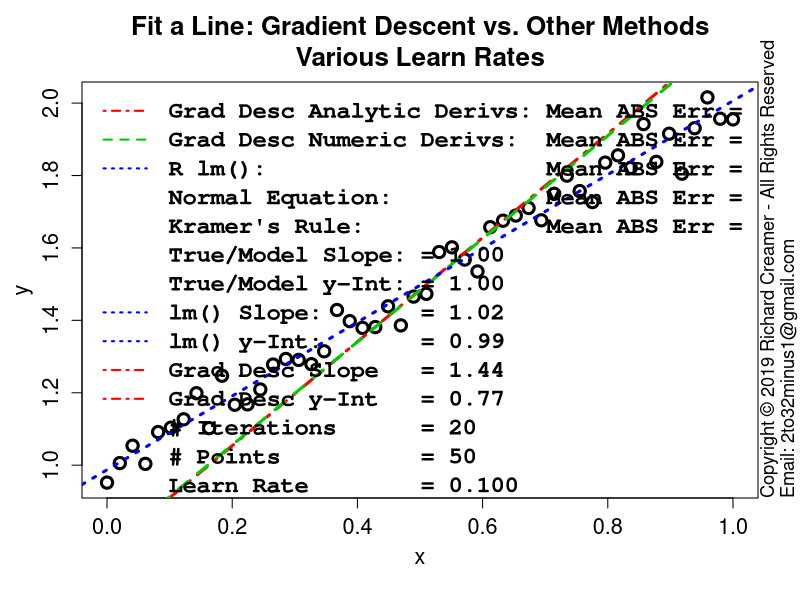

Recreate this plot in R.
##############################################################
### Copyright (c) Richard Creamer 2019 - All Rights Reserved
### Inquiries: email 2to32minus1@gmail.com
##############################################################

### Globals
fontScale = 1.2    # Global font size variable
lf        = 1.2    # Enlarge font of plot labels
verbose   = FALSE  # Verbose printing
lw        = 2      # Line width
xMargin   = 1      # X-axis margin for plots
yMargin   = 1      # Y-axis margin for plots
de        = 0.01   # Small constant for estimating derivatives numerically
smlPts    = 1      # Small  data point/circle
medPts    = 1.5    # Medium data point/circle
lrgPts    = 2.0    # Large  data point/circle

### Run this function to generate this plot
runFunc = function() {
	dw = 1000
	dh = 750	
	path = "D:/Code/R/LeastSquaresPlay/PlotsAndAssocCode/Plot23/"
	f = fitLineGradientDescentVsOthers	
	numPts = 50; width=1200; height = 1200	
	subTitle = "Various Learn Rates"
	savePngVerbose( paste( path, "Plot23.png", sep="" ), f, w=width, h=height, un="px", nIter=20, learnRate=0.1,  nPts=numPts, subTitle=subTitle )
}

### Use Gradient Descent and other methods to fit a line to data
fitLineGradientDescentVsOthers = function( nIter=100, learnRate=.01, nPts=10, drawContourPlot=FALSE, subTitle="" ) {
	set.seed( 3 )
	lmColor = "blue"
	exactDerivGdColor = "red"
	numDerivGdColor = "green3"
	trueM = 1
	trueB = 1
	coeff = c( trueB, trueM )
	x = seq( from=0, to=1, length=nPts )
	y = trueM * x + trueB + rnorm( length(x), sd=0.05 )
	xLimits = axisLimits( x )
	yLimits = axisLimits( y )	
	guesses = list( yInt=1.5, slope=2 )
	bEst = guesses$yInt
	mEst = guesses$slope
	bEstNum = guesses$yInt
	mEstNum = guesses$slope
	dm = 0
	db = 0
	histM = c( mEst )
	histB = c( bEst )
	numHistM = c( mEst )
	numHistB = c( bEst )
	# Gradient descent iteration using analytic and numeric derivatives
	for ( i in 1:nIter ) {
		# Analytic derivatives
		dm      = meanLineDeDm( x, y, mEst, bEst )
		db      = meanLineDeDb( x, y, mEst, bEst )
		mEst    = mEst - learnRate * dm
		bEst    = bEst - learnRate * db
		histM[length(histM)+1] = mEst
		histB[length(histB)+1] = bEst
		# Numerica estimates of derivatives
		dmNum   = lineDeDmNum( x, y, mEstNum, bEstNum ) # numerically estimated derivatives
		dbNum   = lineDeDbNum( x, y, mEst, bEstNum )
		mEstNum = mEstNum - learnRate * dmNum
		bEstNum = bEstNum - learnRate * dbNum
		numHistM[length(numHistM)+1] = mEstNum
		numHistB[length(numHistB)+1] = bEstNum
	}
	
	defTitle = "Fit a Line: Gradient Descent vs. Other Methods"
	plotTitle = if ( subTitle != "" ) sprintf( "%s\n%s", defTitle, subTitle ) else defTitle
	plot( x, y, main=plotTitle, cex=medPts,
		  xlab="", ylab="", lwd=lw+1, cex.main=1.3*fontScale, cex.axis=1.3 )	
	addAxisLabels( "x", "y" )
	
	# Now employ other methods to fit line
	ne = normalEq( x, y )               # 1) Normal Equation
	kr = fitLineKramersRule( x, y )     # 2) Solve linear system via Kramer's Rule
	lmFit = lm( y ~ x )                 # 3) Built-in lm() function
	lmB = lmFit$coefficients[1]
	lmM = lmFit$coefficients[2]
	lmMeanAbsErr =  (1/length(x))*sum( abs( lmFit$residuals ) )
	abline( bEst, mEst, col=exactDerivGdColor, lwd=lw+1, lty=4 )
	abline( bEstNum, mEstNum, col=numDerivGdColor, lwd=lw+1, lty=2 )
	abline( lmB, lmM, col=lmColor, lwd=lw+1, lty=3 )
	adMeanAbsErr = meanLineAbsErr( x, y, mEst, bEst)
	ndMeanAbsErr = meanLineAbsErr( x, y, mEstNum, bEstNum)
	krMeanAbsErr = meanLineAbsErr( x, y, kr$m, kr$b )
	neMeanAbsErr = meanLineAbsErr( x, y, ne[2], ne[1] )
	if ( verbose ) {
		print( sprintf( "Run params:" ) )
		print( sprintf( "    trueM     = %.2f", trueM ) )
		print( sprintf( "    trueB     = %.2f", trueB ) )
		print( sprintf( "    guessB    = %.2f", guesses$yInt ) )
		print( sprintf( "    guessM    = %.2f", guesses$slope ) )
		print( sprintf( "    nPts      = %d",   nPts ) )
		print( sprintf( "    learnRate = %.4f", learnRate ) )
		print( sprintf( "    nIter     = %d",   nIter ) )
		print( "Results:" )
		print( sprintf( "    True Model (noise added): slope = %.3f  yInt = %.3f", trueM, trueB ) )
		print( sprintf( "    Analytic Derivs:          slope = %.3f  yInt = %.3f  Mean ABS Error = %.3f", mEst,    bEst,    adMeanAbsErr ) )
		print( sprintf( "    Numeric Derivs:           slope = %.3f  yInt = %.3f  Mean ABS Error = %.3f", mEstNum, bEstNum, ndMeanAbsErr ) )
		print( sprintf( "    Kramer's Rule:            slope = %.3f  yInt = %.3f  Mean ABS Error = %.3f", kr$b,    kr$m,    krMeanAbsErr ) )
		print( sprintf( "    R lm():                   slope = %.3f  yInt = %.3f  Mean ABS Error = %.3f", lmB,     lmM,     lmMeanAbsErr ) )
		print( sprintf( "    Normal Equation:          slope = %.3f  yInt = %.3f  Mean ABS Error = %.3f", ne[1],   ne[2],   neMeanAbsErr ) )
	}	
	parSave = par( family="mono", font=2 )
	legText = c( sprintf( "Grad Desc Analytic Derivs: Mean ABS Err = %.4f", adMeanAbsErr ),
				 sprintf( "Grad Desc Numeric Derivs:  Mean ABS Err = %.4f", ndMeanAbsErr ),
				 sprintf( "R lm():                    Mean ABS Err = %.4f", lmMeanAbsErr ),
				 sprintf( "Normal Equation:           Mean ABS Err = %.4f", neMeanAbsErr ),
				 sprintf( "Kramer's Rule:             Mean ABS Err = %.4f", krMeanAbsErr ),
				 sprintf( "True/Model Slope: = %.2f", trueM ),
				 sprintf( "True/Model y-Int: = %.2f", trueB ),
				 sprintf( "lm() Slope:       = %.2f", lmM ),
				 sprintf( "lm() y-Int:       = %.2f", lmB ),
				 sprintf( "Grad Desc Slope   = %.2f", mEst ),
				 sprintf( "Grad Desc y-Int   = %.2f", bEst ),
				 sprintf( "# Iterations      = %d",   nIter ),
				 sprintf( "# Points          = %d",   nPts ),
				 sprintf( "Learn Rate        = %.3f", learnRate ) )
	legClrs = c( exactDerivGdColor, numDerivGdColor, lmColor, "transparent", "transparent", "transparent",
				 "transparent", lmColor, lmColor, exactDerivGdColor, exactDerivGdColor, "transparent", "transparent", "transparent" )
	legLtys = c( 4, 2, 3, 0, 0, 0, 0, 3, 3, 4, 4, 0, 0, 0 )
	legend( "topleft", legend=legText, col=legClrs, lty=legLtys, lwd=lw, inset = c(0.0,0.0),
			bg="transparent", box.col="transparent", cex=1.2*fontScale, text.font=2 )
	par( parSave ) # Restore prior font
	
	if ( drawContourPlot )
		plotLineGradDescParamTrails( x, y, meanLineSsdErr, trueM, trueB, numHistM, numHistB,
									 takeSqrtError=FALSE, nIter=nIter, meanAbsFitError=adMeanAbsErr )	
}

### Slightly more reusable cost function plot + parameter evolution trails
### y-intercept maps to x-axis, slope maps to y-axis
plotLineGradDescParamTrails = function( x, y, errorFunc, modelM, modelB, histM, histB, takeSqrtError=TRUE, nIter, meanAbsFitError ) {
	nc = 200
	nr = 200	
	# Make contour plot region slightly larger than M and B parameter trails
	minM = min( histM ) * 0.8
	maxM = max( histM ) * 1.2
	minB = min( histB ) * 0.8
	maxB = max( histB ) * 1.2
	# Adjust these limits so that ***if plot is square*** the trails are perpendicular to contour lines
	deltaM = maxM - minM
	deltaB = maxB - minB
	gap = abs( deltaM - deltaB )
	if ( deltaM > deltaB ) {
		minB = minB - gap/2
		maxB = maxB + gap/2
	} else {
		minM = minM - gap/2
		maxM = maxM + gap/2
	}
	# Generate cost function sampling x and y coordinates
	intercepts = seq( minB, maxB, length.out=nc )
	slopes = seq( minM, maxM, length.out=nr )
	# Fill z 2D matrix with const function values for (y-intercept, slope) x,y pairs
	z = getLineErrorGrid( errorFunc, slopes, intercepts, x, y )
	if ( takeSqrtError )
		z = sqrt( z )
	# Create contour plot
	xLim = c( min(intercepts), max(intercepts) )
	yLim = c( min(slopes), max(slopes) )
	plotTitle = sprintf( "Fit Line using Gradient Descent\nCost Function Contours with Parameter Convergence Trail" )
	tz = t( z ) # contour() wants z first dim -> x-axis and second dim -> y-axis	
	contour( intercepts, slopes, tz, main=plotTitle, xlim=xLim, ylim=yLim, cex.lab=lf,
			 cex.main=1.3*fontScale, cex=1.3*fontScale, lwd=lw,
			 nlevels=50, labcex=1.3, xlab="", ylab="", cex.axis=1.3 )	
	addAxisLabels( "y-Intercept", "Slope", cexVal=1.5 )
	# Draw 'true' model (y-intercept, slope) crosshairs
	# Final converged gradient desccent params will != 'true' m and be because rand error added to model
	pl = gpl()
	lines( c( pl$xLim[1], pl$xLim[2] ), c( modelM, modelM ), col="blue", lwd=lw ) # Draw crosshair @ (b,m)
	lines( c( modelB, modelB ), c( pl$yLim[1], pl$yLim[2] ), col="blue", lwd=lw )
	for ( i in 2:length(histB) )
		arrows( histB[i-1], histM[i-1], histB[i], histM[i], col="red", lwd=lw, length=0.16, angle=17 )
	# Draw start/end point (initial guess + final converged params)
	x1 = histB[1];               y1 = histM[1]
	x2 = histB[length(histB)];   y2 = histM[length(histM)]	
	points( c(x1), c(y1), col="red", lwd=lw+1, cex=2 )
	points( c(x2), c(y2), col="red", lwd=lw+1, cex=2 )
	shift = 0.03
	text( x1 + shift, y1 + shift, sprintf( "(%.1f, %.1f)", x1, y1 ), cex=fontScale, adj=0, col="red" )
	text( x2 + shift, y2 + 0, sprintf( "(%.3f, %.3f)", x2, y2 ), cex=fontScale, adj=0, col="red" )
	lt1 = sprintf( "True model: slope = %.1f  y-int = %.1f", modelM, modelB )
	lt2 = "Convergence trail from init guesses"
	lt3 = sprintf( "# Iterations = %d", nIter )
	lt4 = sprintf( "Mean ABS Error = %.3f", meanAbsFitError )
	legText = c( lt1, lt2, lt3, lt4 )
	legClrs = c( "blue", "red", "transparent", "transparent" )
	# Below some hard-coded values for example
	legend( "topleft", legend=legText, col=legClrs, lwd=lw, cex=fontScale*1.2, inset=c(0.01,0.01) )
}

### Compute line fit cost function value over grid of slopes and intercepts
### errorFunc = the specific cost function
### Note: returned matrix may need to be transposed for some functions such as contour()
getLineErrorGrid = function( errorFunc, slopes, intercepts, x, y ) {
	nr = length( slopes )
	nc = length( intercepts )
	z = matrix( nrow=nr, ncol=nc )	
	for ( row in 1:nr ) {     # loop over y-coordinates (slopes)
		slope = slopes[row]
		for ( col in 1:nc ) { # loop over x-coordinates (y-intercepts)
			yInt = intercepts[col]
			z[row, col] = errorFunc( x, y, slope=slope, yInt=yInt )
		}
	}
	return( z )
}

### Line fit error function
meanLineSsdErr = function( x, y, slope, yInt ) {
	return( (1/length(x)) * sum( ( yInt + slope*x - y )^2 ) )
}

### Line fit error function: abs() not diff^2
meanLineAbsErr = function( x, y, slope, yInt ) {
	return( (1/length(x)) * sum( abs( yInt + slope*x - y ) ) )
}

### Line fit cost function derivative wrt y-intercept
meanLineDeDb = function( x, y, m, b ) {
	return( (1/length(x))*2*sum( (m*x + b) - y ) )
}

### Line fit cost function derivative wrt slope
meanLineDeDm = function( x, y, m, b ) {
	return( (1/length(x))*2*sum( ( (m*x + b) - y ) * x ) )
}

### Add copyright notice to plot via text()
addCopyright = function() {
	mtext( "Copyright \uA9 2019 Richard Creamer - All Rights Reserved", side=4, line=0, adj=0, cex=1.1 )
	mtext( "Email: 2to32minus1@gmail.com", side=4, line=1, adj=0, cex=1.1 )
}

### Compute partial derivative of 1D line fit cost function wrt slope
lineDeDmNum = function( x, y, slope, yInt ) {
	delta = 0.0000001
	e1 = meanLineSsdErr( x, y, slope, yInt )
	e2 = meanLineSsdErr( x, y, slope + delta, yInt )
	return ( (e2 - e1)/delta )
}

### Compute partial derivative of 1D line fit cost function wrt slope
lineDeDbNum = function( x, y, slope, yInt ) {
	delta = 0.0000001
	e1 = meanLineSsdErr( x, y, slope, yInt )
	e2 = meanLineSsdErr( x, y, slope, yInt + delta )
	return ( (e2 - e1)/delta )
}

### Fit line via linear system of equations + Kramer's rule
fitLineKramersRule = function( x, y ) {
	n = length(x)
	d = n * sum(x^2) - (sum(x))^2
	b = (1/d) * ( sum(y) * sum(x^2) - sum(x) * sum(x*y) )
	m = (1/d) * ( n * sum(x*y) - sum(x) * sum(y) )
	return( list( b=b, m=m ) )
}

### Linear regression using Normal Equation; works for 1+ sample features
normalEq = function( x, y ) {
	X = cbind( 1, x ) # cbind() = 'column bind': create matrix: prepend col of 1's to x
	return( solve( t(X) %*% X ) %*% t(X) %*% y )
}

### Get Plot Limits : gpl()$xLim[1] --> left x-coord
gpl = function() {
	u = par( "usr" )
	return( list( xLim=u[1:2], yLim=u[3:4] ) )
}

### Compute plot axis limits to fit range of data
axisLimits = function( v, margin=0 ) {
	lowerLimit = floor( min(v) ) - margin
	upperLimit = ceiling( max(v) ) + margin
	c( lowerLimit, upperLimit )
}

### Convience method to add x/y axis labels
addAxisLabels = function( xLabel="x", yLabel="y", cexVal=1.3 ) {
	mtext( text=xLabel, side=1, line=2.5, cex=cexVal )
	mtext( text=yLabel, side=2, line=2.5, cex=cexVal )
}

### Save to PNG file, specify width and height
savePngVerbose = function( path, plotFunc, w=512, h=512, un="px", doCopyright=TRUE, ... ) {
	png( filename = path, type="cairo", units=un, width=w, height=h, pointsize=12, res=96 )
	plotFunc( ... )
	if ( doCopyright )
		addCopyright()
	dev.off()
}

### Add copyright notice to plot via text()
addCopyright = function() {
	mtext( "Copyright \uA9 2019 Richard Creamer - All Rights Reserved", side=4, line=0, adj=0, cex=1.1 )
	mtext( "Email: 2to32minus1@gmail.com", side=4, line=1, adj=0, cex=1.1 )
}

runFunc()
